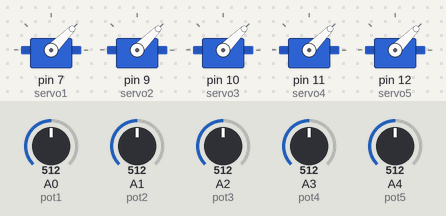
The sketch below on a simulated Arduino Uno, built with avr-gcc and run on an emulated ATmega328P. Shown: 5 × servo. The test bench sets the inputs (shaded band); at power-on: A0 (pot1) = 512, A1 (pot2) = 512, A2 (pot3) = 512, A3 (pot4) = 512, A4 (pot5) = 512.

Above: at 1.2 s.
1.3 s: A0 (pot1) set to 716
At 2.4 s:
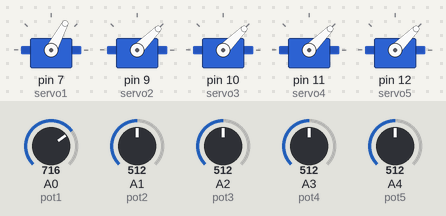
2.8 s: A1 (pot2) set to 716
At 3.6 s:
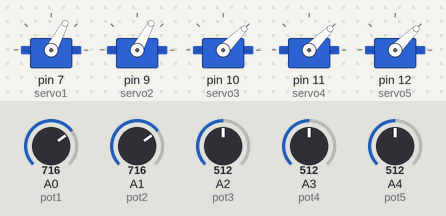
4.3 s: A2 (pot3) set to 716
At 4.7 s:
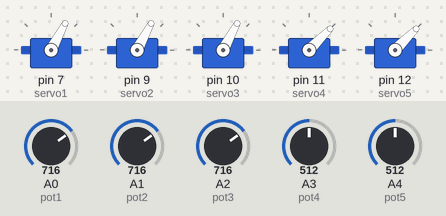
5.8 s: A3 (pot4) set to 716
At 7.0 s:
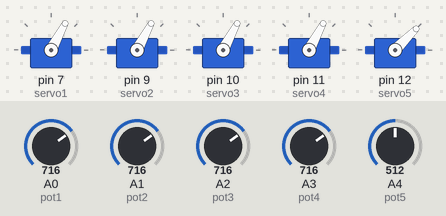
7.3 s: A4 (pot5) set to 716
At 8.2 s:
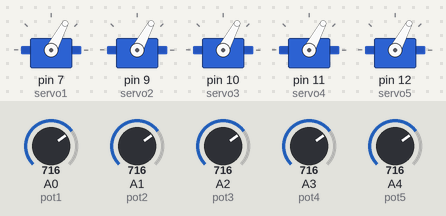
8.8 s: A0 (pot1) set to 992
At 9.3 s:
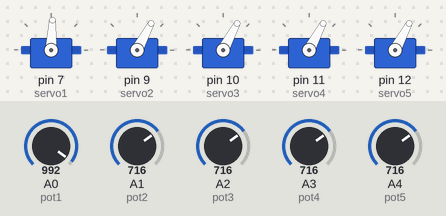
Timing chart, 0 to 11.3 s (numbered marks = the images above; inputs shaded):
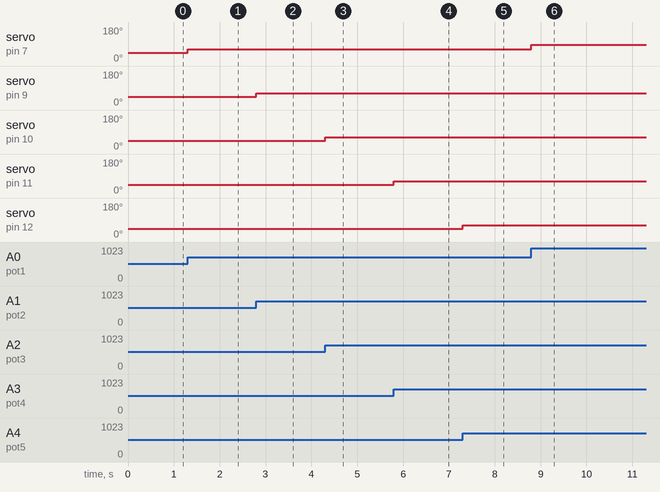

The sketch:

robot_arm.ino
```cpp
#include <Servo.h>

Servo servo1;
Servo servo2;
Servo servo3;    //servos
Servo servo4;
Servo servo5;

const int pot1 =A0;
const int pot2 =A1;
const int pot3 =A2;
const int pot4 =A3;   //each resestanc attached port
const int pot5 =A4;

void setup() {
  servo1.attach(7);// attaches the servo on pin 9 to the servo object
  servo2.attach(9);
  servo3.attach(10);
  servo4.attach(11);
  servo5.attach(12);
  //start the loop
}
void loop ()
{
  int pot1Value = analogRead(pot1);
  int pot2Value = analogRead(pot2);
  int pot3Value = analogRead(pot3);  //reading pot value
  int pot4Value = analogRead(pot4);
  int pot5Value = analogRead(pot5);

   int pot1Angle =map(pot1Value , 0 , 1023 , 0,90);
   int pot2Angle =map(pot2Value , 0 , 1023 , 0,90);  // the angle
   int pot3Angle =map(pot3Value , 0 , 1023 , 0,90);
   int pot4Angle =map(pot4Value , 0 , 1023 , 0,90);
   int pot5Angle =map(pot5Value , 0 , 1023 , 0,90);


  servo1.write(pot1Angle);
  servo2.write(pot2Angle);
  servo3.write(pot3Angle);// servo movement
  servo4.write(pot4Angle);
  servo5.write(pot5Angle);
}
```

Measured:
- after the input at 1.3 s, servo on pin 7 (servo1): 45° → 62° at once
- after the input at 2.8 s, servo on pin 9 (servo2): 45° → 62° at once
- after the input at 4.3 s, servo on pin 10 (servo3): 45° → 62° at once
- after the input at 5.8 s, servo on pin 11 (servo4): 45° → 62° at once
- after the input at 7.3 s, servo on pin 12 (servo5): 45° → 62° at once
- after the input at 8.8 s, servo on pin 7 (servo1): 62° → 87° at once
